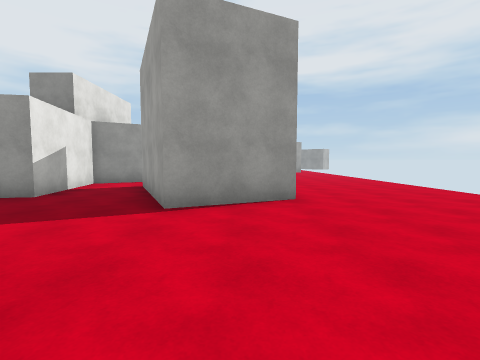
View 1 (above)

16 first-person views from a walk through a 3-D level made in the Unity game engine. The camera is 1.4 m above the floor, tilts 4° down and sees 85° across. The floor is counted in squares, 2 m on a side. Each view is taken from the middle of a square. On the plan, view 1 faces up. The plan holds only what a view shows up to about 9 squares ahead; the rest is blank. The place goes on beyond the plan. Surface patterns are stand-ins for the level's own textures.

View 2
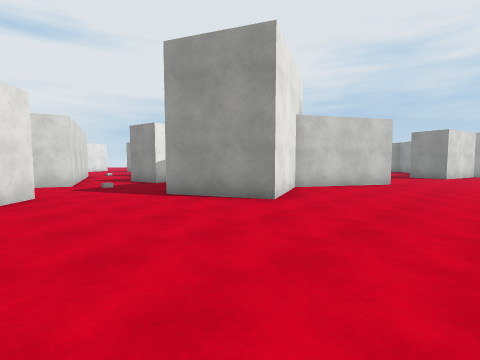

View 3
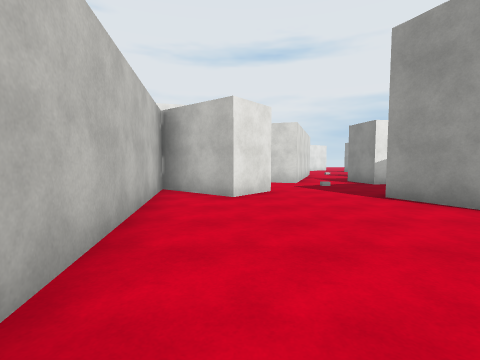

View 4
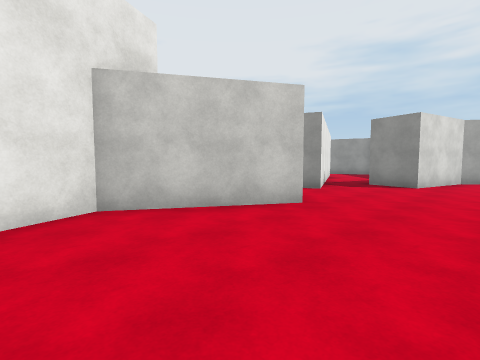

View 5
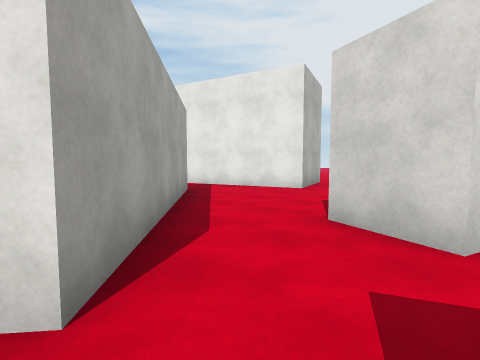

View 6
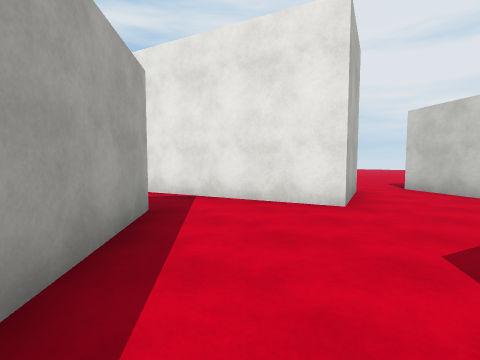

View 7
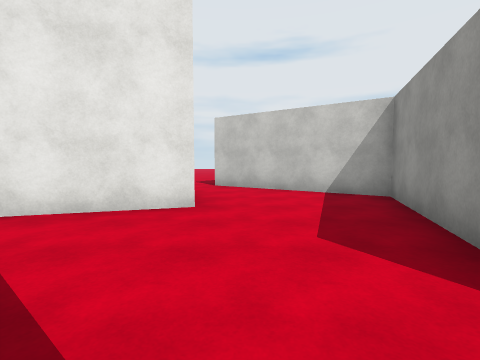

View 8
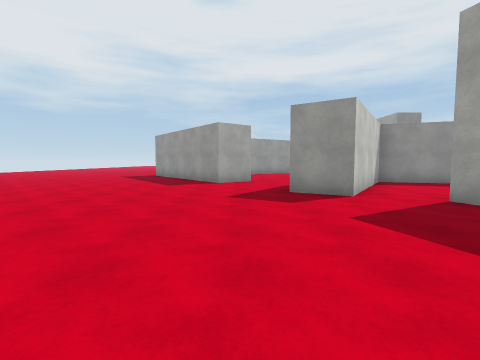

View 9
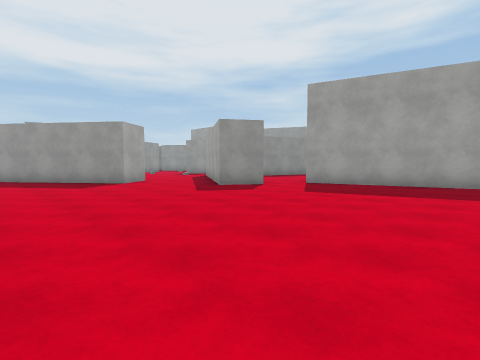

View 10
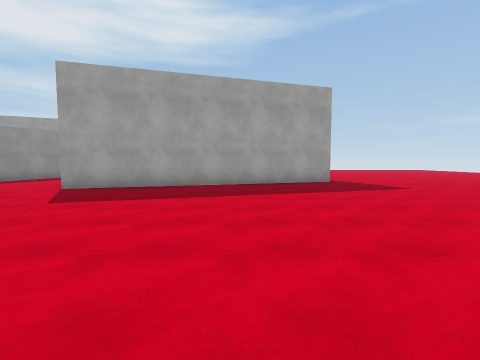

View 11
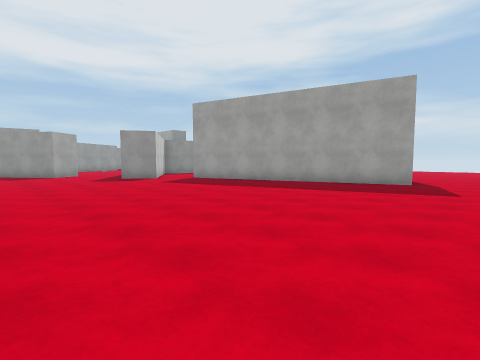

View 12
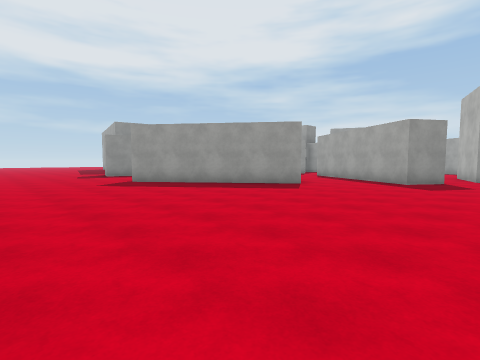

View 13
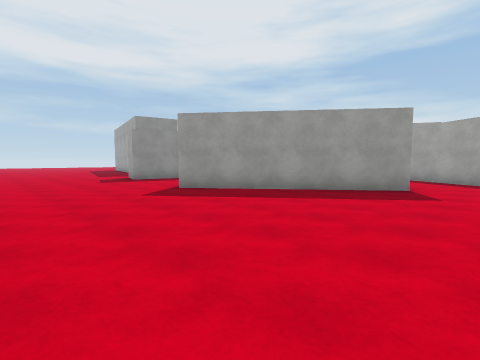

View 14
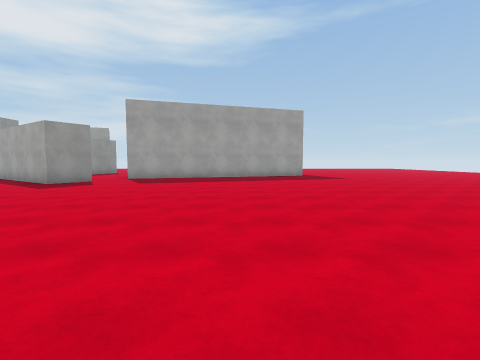

View 15
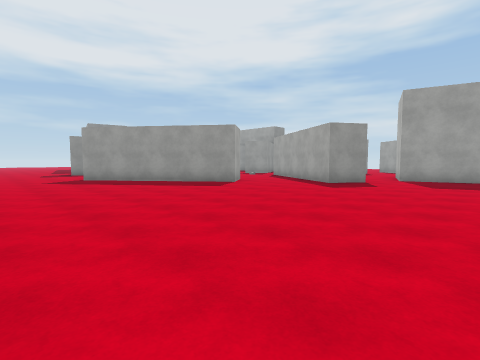

View 16
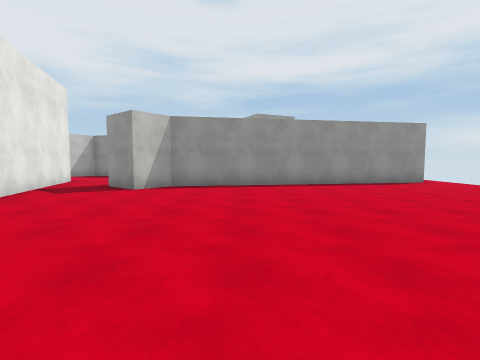

### Floor plan
Points are (right, up) in squares from view 1. A wall is a line through its corners. A room is listed if a view was taken in it or the views show most of it. See-through windows are left out.
Room 1 (views 1, 2, 3, 4)
walls: (1.6, 10) (0, 7.2) (1, 4.9) (-1.1, 3.9); (-1.1, 0.9) (-2.6, -1) (3, 0); (-0.2, 14.4) (0.7, 12.3) (0.2, 12.1); (3.6, 17) (3.1, 16.6) (2.5, 14.1) (1.1, 14.5)
ways out: opening at (-1, 2.5) to room 2; opening at (1, 15)
Room 2 (views 5, 6, 7, 8, 9, 10, 11, 12, 13, 14, 15)
walls: (-14, 3.1) (-14.7, 2.5) (-18.2, 7.1); (-6.1, 1.9) (-9.2, 3) (-11.7, -0.7) (-12.9, 0) (-11, 2.8); (-4.7, -3.5) (-5.7, -2.6) (-2.2, 1.7) (-1.1, 0.9); (-7.9, -9.2) (-10.3, -1.4) (-8, -0.7) (-7.1, -3.7); (-6.3, 3.5) (-4.5, 2.8) (-5, 1.5); (-1.1, 3.9) (-2.8, 7.5); (-3.4, 9.1) (-4.7, 8.3) (-4, 5.1) (-5, 4.9)
ways out: opening at (-1, 2.5) to room 1; opening at (-7.5, -10.5) to room 3; opening at (-6, -3) to room 3; opening at (-20, 8); opening at (-12.5, 3.5); opening at (-5, 4)
Room 3 (view 16)
walls: (-7.1, -3.7) (-6.7, -4.9); (4.3, -1.2) (-3.9, -2.6) (-4.7, -3.5)
ways out: opening at (-7.5, -10.5) to room 2; opening at (-6, -3) to room 2

Where each view was taken, in squares from view 1:
view 1: 0 up, 0 right, facing up
view 2: 1 up, 4 right, facing up-left
view 3: 1 up, 4 right, facing left
view 4: 6 up, 4 right, facing up-left
view 5: 3 up, 2 left, facing down-left
view 6: 1 up, 4 left, facing down-left
view 7: 0 up, 4 left, facing left
view 8: 6 down, 14 left, facing up
view 9: 6 down, 18 left, facing up-right
view 10: 6 down, 17 left, facing right
view 11: 11 down, 17 left, facing up-right
view 12: 2 down, 22 left, facing up-right
view 13: 1 up, 22 left, facing up-right
view 14: 6 down, 21 left, facing right
view 15: 4 down, 21 left, facing up-right
view 16: 10 down, 2 left, facing up
